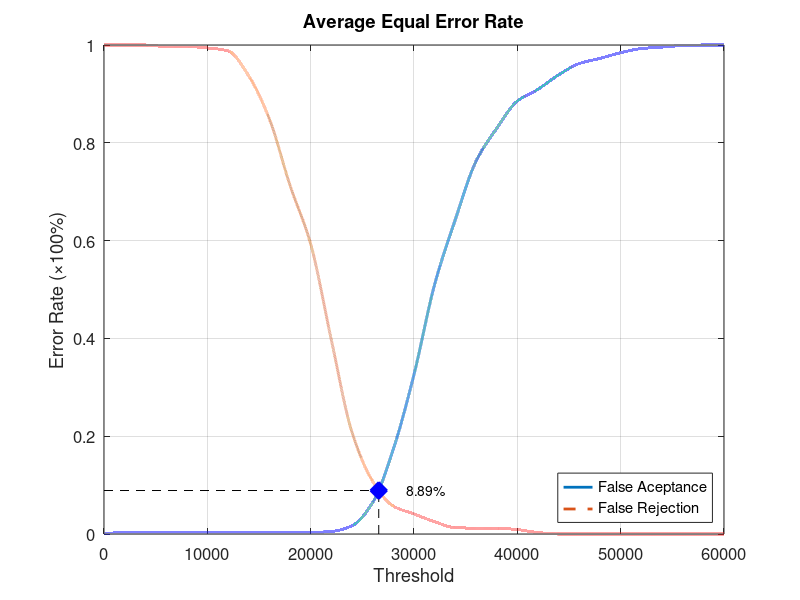
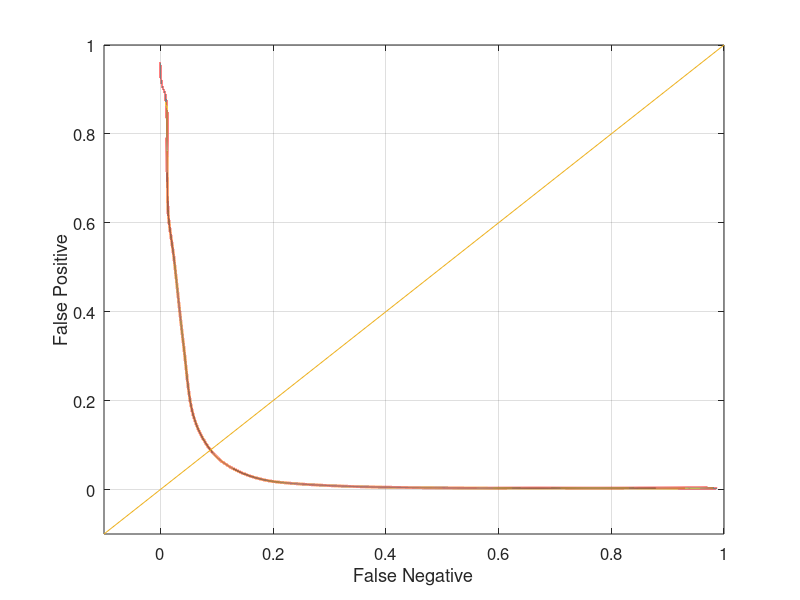

Reproduce these figures in MATLAB, in order.
function yEER = Database2Average
close all;
clear;
clc;
x = 0:2000:60000;
xq = 0:0.5:60000;

y0 = [0 0.0031579 0.0031579 0.0031579 0.0031579 0.0031579 0.0031579 0.0031579 0.0031579 0.0031579 0.0031579 0.00526316 0.0168421 0.0642105 0.173684 0.326316 0.510526 0.643158 0.762105 0.829474 0.885263 0.909474 0.938947 0.962105 0.972632 0.98421 0.992632 0.99579 0.998947 1 1];
yy0 = interp1(x, y0, xq, 'pchip');
y1 = [1 1 1 0.997 0.997 0.994 0.988 0.937 0.849 0.713 0.593 0.397 0.208 0.108 0.057 0.041 0.025 0.013 0.012 0.012 0.009 0.003 0 0 0 0 0 0 0 0 0];
yy1 = interp1(x, y1, xq, 'pchip');

% Calculating EER: 
y2 = abs(y0 - y1);
find(y2 == min(y2))
yy2 = abs(yy0 - yy1);
xEER = find(yy2 == min(yy2));
xEERIndex = xq(xEER) % X-axis EER
yEER = yy0(xEER) % Y-axis EER

main = figure
plot(xq, yy0,'-','LineWidth', 2);	hold on
plot(xq, yy1,'--','LineWidth', 2);	hold on
plot([xEERIndex xEERIndex], [0 yEER], 'k--');	hold on
plot([0 xEERIndex], [yEER yEER], 'k--');	hold on
plot(xEERIndex, yEER, 'bx', 'LineWidth', 10);	hold on
text(xEERIndex + 10 * xEERIndex / 100, yEER, [num2str(round((10000 * yEER)) / 100) '%'])
legend('False Aceptance', 'False Rejection', 'Location', 'SouthEast')
xlabel('Threshold')
ylabel('Error Rate (\times100%)')
title('Average Equal Error Rate')
set(gca, 'FontSize', 12)
axis([0 60000 0 1])
grid on

print(main, 'Database2AverageMain', '-dpng');
FNRxFPR = figure('Color', [1 1 1]);
plot(yy1, yy0, '-', yy1, yy0, 'LineWidth', 2);
hold on
y = -0.1:0.1:1
plot(y, y); 
set(gca, 'FontSize', 12)
xlabel('False Negative')
ylabel('False Positive')
axis([-0.1 1 -0.1 1])
set(gca, 'FontSize', 12)
grid on

print(FNRxFPR, 'Database2AverageFNRxFPR','-dpng');
end
